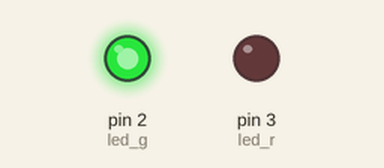
This sketch was run on a simulated Arduino Uno, built with avr-gcc and run on an emulated ATmega328P. Shown: output pins drawn as LEDs (lit = HIGH).

Above: at 0.7 s.
At 5.2 s:
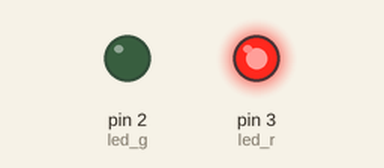
Timing chart, 0 to 6.9 s (numbered marks = the images above):
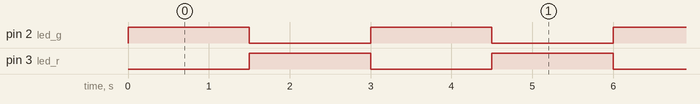

The sketch:

blink1.ino
```cpp
int led_r = 3;
int led_g = 2;

void setup() {

  pinMode(led_r, OUTPUT);
  pinMode(led_g, OUTPUT);

  int i;

  for(i=0;i>10;i++){
    digitalWrite(led_g,1);
    digitalWrite(led_r,1);
    delay(500);
    digitalWrite(led_g,0);
    digitalWrite(led_r,0);
    digitalWrite(4,1);
  }

}

void loop() {
  digitalWrite(led_g,1);
  digitalWrite(led_r,0);
  delay(1500);
  digitalWrite(led_g,0);
  digitalWrite(led_r,1);
  delay(1500);

}
```

Measured:
- by itself, pin 2 (led_g), pin 3 (led_r): alternates HIGH for 1.5 s and LOW for 1.5 s
